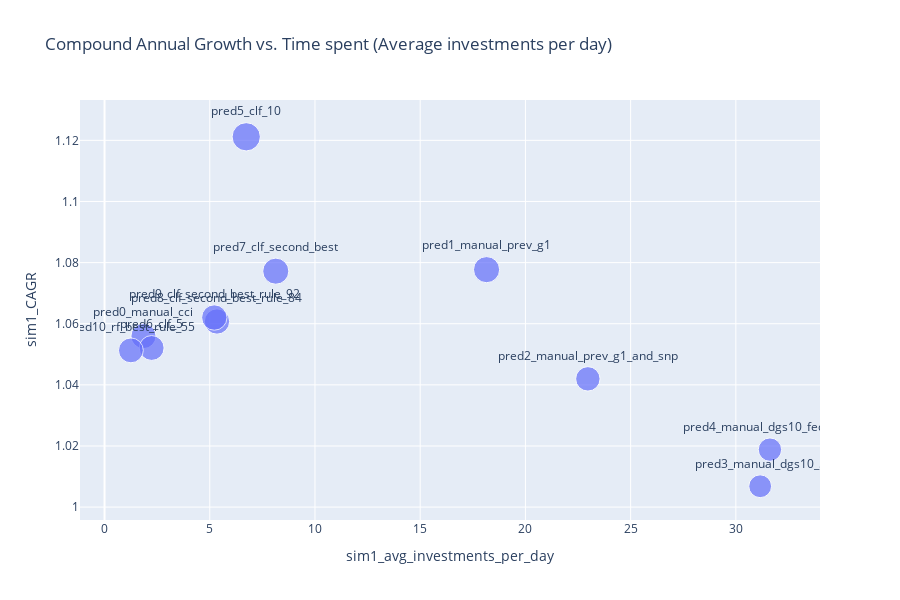

Notebook cell for this chart:
### Code cell
# Create the scatter plot
fig = px.scatter(
    df_sim1_results.dropna(),
    x='sim1_avg_investments_per_day',
    y='sim1_CAGR',
    size='sim1_growth_capital_4y',  # Use the 'size' parameter for sim1_CAGR
    text='prediction',
    title='Compound Annual Growth vs. Time spent (Average investments per day)',
    labels={'sim1_capital': 'Initial Capital Requirement', 'growth_capital_4y': '4-Year Capital Growth'},
    height=600  # <- Increase height here

)

# Update the layout to improve readability of the annotations
fig.update_traces(textposition='top center')

# Show the plot
fig.show()

### Figure 1 — Plotly figure (JSON) as saved in the notebook; plotly's stock layout.template omitted (floating-point values rounded to 4 significant figures)
{"data": [{"hovertemplate": "sim1_avg_investments_per_day=%{x}<br>sim1_CAGR=%{y}<br>sim1_growth_capital_4y=%{marker.size}<br>prediction=%{text}<extra></extra>", "legendgroup": "", "marker": {"color": "#636efa", "size": [1.243, 1.349, 1.179, 1.028, 1.077, 1.58, 1.225, 1.346, 1.266, 1.272, 1.221], "sizemode": "area", "sizeref": 0.00395, "symbol": "circle"}, "mode": "markers+text", "name": "", "orientation": "v", "showlegend": false, "text": ["pred0_manual_cci", "pred1_manual_prev_g1", "pred2_manual_prev_g1_and_snp", "pred3_manual_dgs10_5", "pred4_manual_dgs10_fedfunds", "pred5_clf_10", "pred6_clf_5", "pred7_clf_second_best", "pred8_clf_second_best_rule_84", "pred9_clf_second_best_rule_92", "pred10_rf_best_rule_55"], "textposition": "top center", "type": "scatter", "x": [1.851, 18.15, 22.97, 31.16, 31.62, 6.733, 2.239, 8.138, 5.343, 5.216, 1.253], "xaxis": "x", "y": [1.056, 1.078, 1.042, 1.007, 1.019, 1.121, 1.052, 1.077, 1.061, 1.062, 1.051], "yaxis": "y"}], "layout": {"height": 600, "legend": {"itemsizing": "constant", "tracegroupgap": 0}, "title": {"text": "Compound Annual Growth vs. Time spent (Average investments per day)"}, "xaxis": {"anchor": "y", "domain": [0, 1], "title": {"text": "sim1_avg_investments_per_day"}}, "yaxis": {"anchor": "x", "domain": [0, 1], "title": {"text": "sim1_CAGR"}}}}
